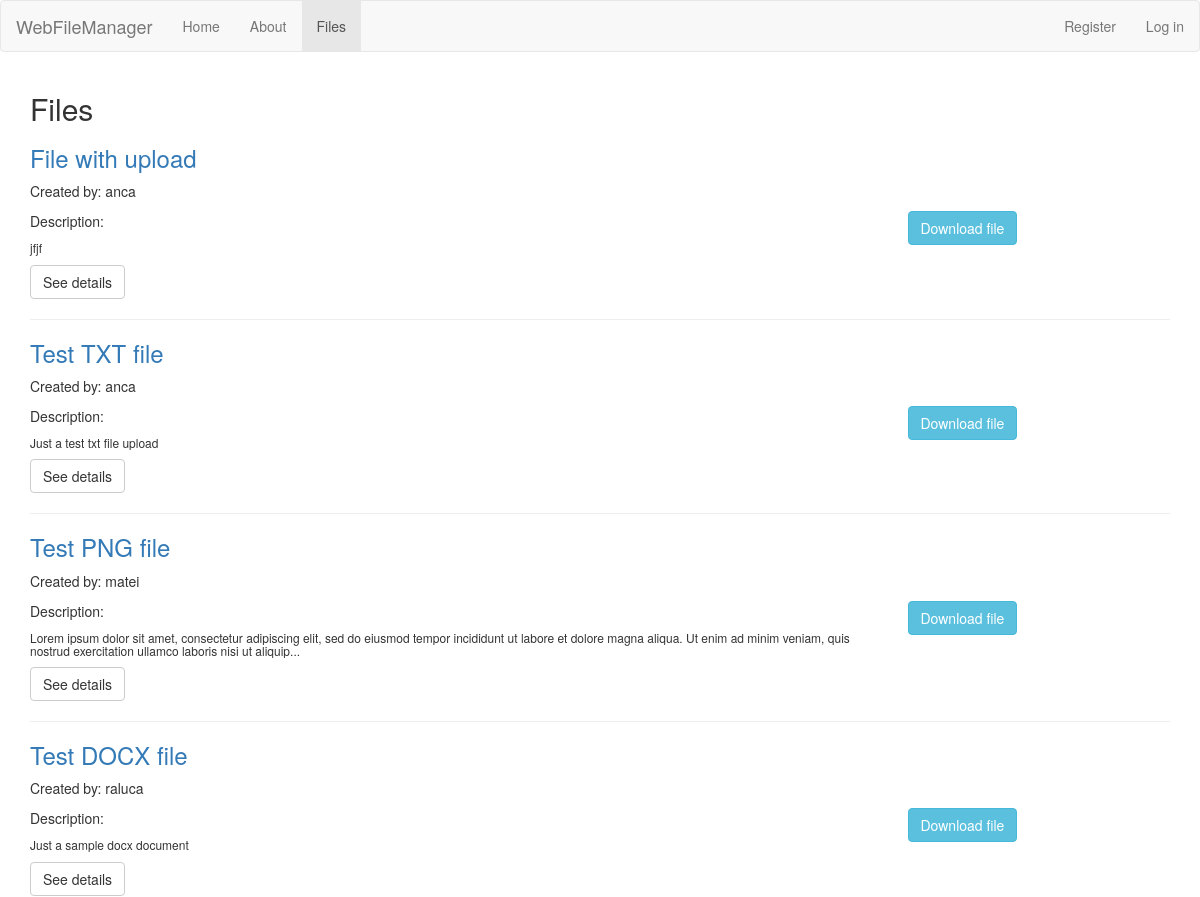
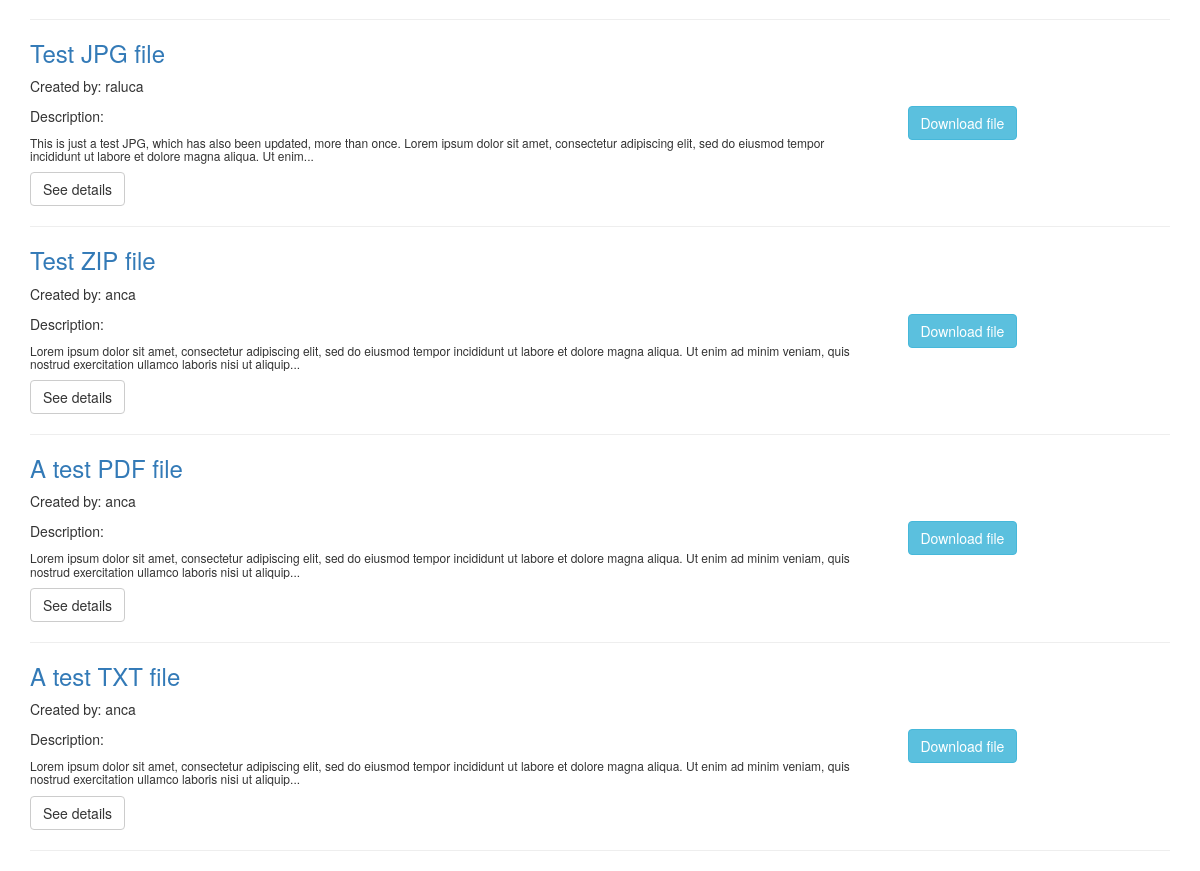
Page /index.php/files on the committed database (2 pictures, top to bottom).
### tables this page shows
CREATE TABLE `files` (
  `id` int(11) NOT NULL,
  `user_id` int(11) NOT NULL,
  `title` varchar(255) NOT NULL,
  `description` varchar(255) NOT NULL,
  `tag` varchar(255) NOT NULL,
  `attachment` varchar(255) NOT NULL,
  `created_at` timestamp NOT NULL DEFAULT CURRENT_TIMESTAMP,
  `updated_at` timestamp NULL DEFAULT NULL
);

CREATE TABLE `users` (
  `id` int(11) NOT NULL,
  `name` varchar(255) NOT NULL,
  `email` varchar(255) NOT NULL,
  `username` varchar(255) NOT NULL,
  `password` varchar(255) NOT NULL,
  `register_date` timestamp NOT NULL DEFAULT CURRENT_TIMESTAMP
);

### application/controllers/Files.php (called while the page is built, shortened)
<?php
class Files extends CI_Controller {
    public function index() {
        $data['title'] = 'Files';
        $data['files'] = $this->filesmodel->get_files();
        $this->load->view('templates/header');
        $this->load->view('files/index', $data);
        $this->load->view('templates/footer');
    }
}

### index.php (called while the page is built, shortened)
<?php
require_once BASEPATH.'core/CodeIgniter.php';

### application/models/FilesModel.php (called while the page is built, shortened)
<?php
class FilesModel extends CI_Model {
    public function get_files($id = NULL) {
        $this->db->select('files.id, files.title, files.description,
            files.attachment, files.created_at, files.user_id, files.tag, users.username');
        $this->db->order_by('files.id', 'DESC');
        $this->db->join('users', 'users.id = files.user_id');
        if(empty($id)) {
            $query = $this->db->get('files');
            return $query->result_array();
        }
        else {
            $query = $this->db->get_where('files', array('files.id' => $id));
            return $query->row_array();
        }
    }
}

### application/views/files/index.php (the view, shortened to what this page needs)
<h2>
    <?php echo $title; ?>
</h2>
<?php
    foreach ($files as $file) { ?>
        <h3 class="file_title">
            <a href="<?php echo site_url('/files/' . $file['id']) ?>">
                <?php
                echo $file['title'];
                ?>
            </a>
        </h3>
        <p>
            Created by: <?php echo $file['username']; ?>
        </p>
        <div class="row">
            <div class="col-md-9">
                <p>Description:</p>
                <h6>
                    <?php
                    echo character_limiter($file['description'], 200, '...');
                    ?>
                </h6>
            </div>
            <?php
                if(!empty($file['attachment'])) {
            ?>
            <div class="col-md-3">
                    <a href="<?php echo site_url() . 'assets/uploadedFiles/' . $file['attachment']; ?>" download class="btn btn-info">
                        Download file
                    </a>
                <br/>
            </div>
            <?php
            }
            ?>
        </div>
        <p><a class="btn btn-default" href="<?php echo site_url('/files/'.$file['id']); ?>">See details</a></p>
    <hr>
<?php
    }

### application/views/templates/header.php (shortened to what this page needs)
<head>
    <link rel="stylesheet" href="https://maxcdn.bootstrapcdn.com/bootstrap/3.4.1/css/bootstrap.min.css">
    <link rel="stylesheet" href="<?php echo base_url()?>assets/customCSS/customStyle.css">
</head>
<body>
<nav class="navbar navbar-default">
    <div class="container-fluid">
        <div class="navbar-header">
            <a class="navbar-brand" href="<?php echo base_url(); ?>">WebFileManager</a>
        </div>
        <ul class="nav navbar-nav">
            <li id="home"><a href="<?php echo base_url(); ?>">Home</a></li>
            <li id="about"><a href="<?php echo base_url() . 'about' ?>">About</a></li>
            <li id="files"><a href="<?php echo base_url() . 'files' ?>">Files</a></li>
        </ul>
        <ul class="nav navbar-nav navbar-right">
            <?php
                if(!$this->session->userdata('logged_in')) { ?>
                    <li id="register"><a href="<?php echo base_url() . 'users/register' ?>">Register</a></li>
                    <li id="login"><a href="<?php echo base_url() . 'users/login' ?>">Log in</a></li>
                <?php } ?>
        </ul>
    </div>
</nav>
<div class="container">

### application/views/templates/footer.php
</div>
    </body>
</html>

### assets/customCSS/customStyle.css (style rules this page uses)
.file_title { color: #0c5460; }

### rows in the picture
files: title "File with upload", user.username "anca", description "jfjf"
files: title "Test TXT file", user.username "anca", description "Just a test txt file upload"
files: title "Test PNG file", user.username "matei", description "Lorem ipsum dolor sit amet, consectetur adipiscing elit, sed do eiusmod tempor incididunt ut labore et dolore magna aliqua. Ut enim ad minim veniam, quis nostrud exercitation ullamco laboris nisi ut aliquip..."
files: title "Test DOCX file", user.username "raluca", description "Just a sample docx document"
files: title "Test JPG file", user.username "raluca", description "This is just a test JPG, which has also been updated, more than once. Lorem ipsum dolor sit amet, consectetur adipiscing elit, sed do eiusmod tempor incididunt ut labore et dolore magna aliqua. Ut enim..."
files: title "Test ZIP file", user.username "anca", description "Lorem ipsum dolor sit amet, consectetur adipiscing elit, sed do eiusmod tempor incididunt ut labore et dolore magna aliqua. Ut enim ad minim veniam, quis nostrud exercitation ullamco laboris nisi ut aliquip..."
files: title "A test PDF file", user.username "anca", description "Lorem ipsum dolor sit amet, consectetur adipiscing elit, sed do eiusmod tempor incididunt ut labore et dolore magna aliqua. Ut enim ad minim veniam, quis nostrud exercitation ullamco laboris nisi ut aliquip..."
files: title "A test TXT file", user.username "anca", description "Lorem ipsum dolor sit amet, consectetur adipiscing elit, sed do eiusmod tempor incididunt ut labore et dolore magna aliqua. Ut enim ad minim veniam, quis nostrud exercitation ullamco laboris nisi ut aliquip..."

### other values in the picture
$title "Files"
